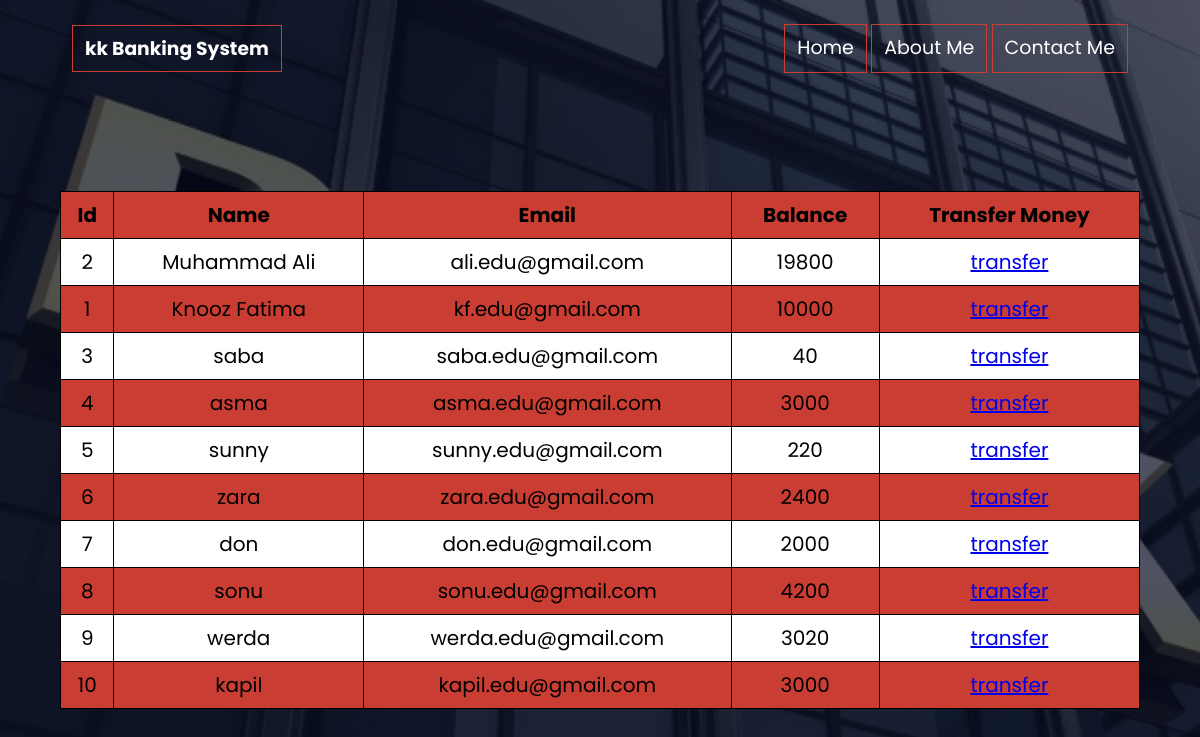
Page /viewusers.php on the committed database.
### tables this page shows
CREATE TABLE `users` (
  `id` int(11) NOT NULL,
  `name` varchar(30) NOT NULL,
  `email` varchar(30) NOT NULL,
  `balance` int(11) NOT NULL
);

### viewusers.php (the view, shortened to what this page needs)
<?php
include_once 'conn.php';
$result = mysqli_query($conn,"SELECT * FROM users");
?>
<!DOCTYPE html>
<html lang="en">
<head>
</head>
<body>
<?php
include 'main.php';
?>
<div class="text-box">
<?php
if (mysqli_num_rows($result) > 0) {
?>
 <br>  <br>  <br> <br>
  <table style=" border: 1px solid #ca3d33">
  <tr>
    <th >Id</th>
    <th>Name</th>
    <th>Email</th>
    <th>Balance</th>
    <th>Transfer Money</th>
  </tr>
<?php
while($row = mysqli_fetch_array($result))
{
?>
<tr>
    <td><?php echo $row["id"]; ?></td>
    <td><?php echo $row["name"]; ?></td>
    <td><?php echo $row["email"]; ?></td>
    <td><?php echo $row["balance"]; ?></td>
    <td> <a href="transaction.php?trans=<?php echo $row['name']; ?>">transfer</a></td>
</tr>
<?php
}
?>
</table>
 <?php
}
else{
    echo "No result found";
}
?>
</div>
</body>
</html>

### style.css (style rules this page uses)
* { margin: 0; padding: 0; font-family: 'Poppins', sans-serif; }
.text-box { width: 90%; color: #fff; position: absolute; top: 50%; left: 50%; transform: translate(-50%,-50%); text-align: center; }
table { border: black; }

### viewusers.php (style rules this page uses)
table { font-family: arial, sans-serif; border-collapse: collapse; width: 100%; background-color: #ca3d33; color:black; font-size: 20px; }
td, th { border: 1px solid black; text-align: center; padding: 8px; }
tr:nth-child(even) { background-color: white; }

### rows in the picture
users: id "2", name "Muhammad Ali", email "ali.edu@gmail.com", balance "19800"
users: id "1", name "Knooz Fatima", email "kf.edu@gmail.com", balance "10000"
users: id "3", name "saba", email "saba.edu@gmail.com", balance "40"
users: id "4", name "asma", email "asma.edu@gmail.com", balance "3000"
users: id "5", name "sunny", email "sunny.edu@gmail.com", balance "220"
users: id "6", name "zara", email "zara.edu@gmail.com", balance "2400"
users: id "7", name "don", email "don.edu@gmail.com", balance "2000"
users: id "8", name "sonu", email "sonu.edu@gmail.com", balance "4200"
users: id "9", name "werda", email "werda.edu@gmail.com", balance "3020"
users: id "10", name "kapil", email "kapil.edu@gmail.com", balance "3000"
